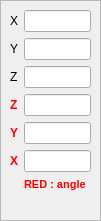
         <widget class="QFrame" name="frame_12">
          <property name="geometry">
           <rect>
            <x>100</x>
            <y>453</y>
            <width>101</width>
            <height>221</height>
           </rect>
          </property>
          <property name="frameShape">
           <enum>QFrame::StyledPanel</enum>
          </property>
          <property name="frameShadow">
           <enum>QFrame::Raised</enum>
          </property>
          <widget class="QWidget" name="formLayoutWidget_5">
           <property name="geometry">
            <rect>
             <x>10</x>
             <y>10</y>
             <width>81</width>
             <height>213</height>
            </rect>
           </property>
           <layout class="QFormLayout" name="formLayout_5">
            <item row="0" column="0">
             <widget class="QLabel" name="label_44">
              <property name="text">
               <string>X</string>
              </property>
             </widget>
            </item>
            <item row="0" column="1">
             <widget class="QLineEdit" name="Edit_X"/>
            </item>
            <item row="1" column="0">
             <widget class="QLabel" name="label_45">
              <property name="text">
               <string>Y</string>
              </property>
             </widget>
            </item>
            <item row="1" column="1">
             <widget class="QLineEdit" name="Edit_Y"/>
            </item>
            <item row="2" column="0">
             <widget class="QLabel" name="label_46">
              <property name="text">
               <string>Z</string>
              </property>
             </widget>
            </item>
            <item row="2" column="1">
             <widget class="QLineEdit" name="Edit_Z"/>
            </item>
            <item row="3" column="0">
             <widget class="QLabel" name="label_48">
              <property name="text">
               <string>&lt;html&gt;&lt;head/&gt;&lt;body&gt;&lt;p&gt;&lt;span style=&quot; font-weight:600; color:#ff0000;&quot;&gt;Z&lt;/span&gt;&lt;/p&gt;&lt;/body&gt;&lt;/html&gt;</string>
              </property>
             </widget>
            </item>
            <item row="3" column="1">
             <widget class="QLineEdit" name="Edit_Z_angle"/>
            </item>
            <item row="4" column="0">
             <widget class="QLabel" name="label_49">
              <property name="text">
               <string>&lt;html&gt;&lt;head/&gt;&lt;body&gt;&lt;p&gt;&lt;span style=&quot; font-weight:600; color:#ff0000;&quot;&gt;Y&lt;/span&gt;&lt;/p&gt;&lt;/body&gt;&lt;/html&gt;</string>
              </property>
             </widget>
            </item>
            <item row="4" column="1">
             <widget class="QLineEdit" name="Edit_Y_angle"/>
            </item>
            <item row="5" column="1">
             <widget class="QLineEdit" name="Edit_X_angle"/>
            </item>
            <item row="5" column="0">
             <widget class="QLabel" name="label_50">
              <property name="text">
               <string>&lt;html&gt;&lt;head/&gt;&lt;body&gt;&lt;p&gt;&lt;span style=&quot; font-weight:600; color:#ff0000;&quot;&gt;X&lt;/span&gt;&lt;/p&gt;&lt;/body&gt;&lt;/html&gt;</string>
              </property>
             </widget>
            </item>
            <item row="6" column="1">
             <widget class="QLabel" name="label_58">
              <property name="text">
               <string>&lt;html&gt;&lt;head/&gt;&lt;body&gt;&lt;p&gt;&lt;span style=&quot; font-size:8pt; font-weight:600; color:#ff0000;&quot;&gt;RED : angle&lt;/span&gt;&lt;/p&gt;&lt;/body&gt;&lt;/html&gt;</string>
              </property>
             </widget>
            </item>
           </layout>
          </widget>
         </widget>
